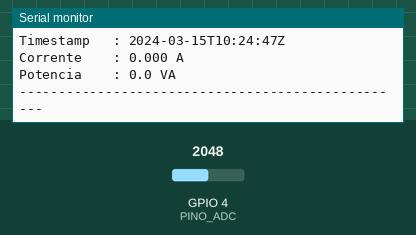
The sketch below on a simulated ESP32. On the bench: the last lines printed to the serial monitor. The test bench sets the inputs (shaded band); at power-on: GPIO 4 (PINO_ADC) = 2048 (analog values on the 0–4095 scale). The local clock reads 2024-03-15 10:24:30 at power-on unless the sketch sets it.

Above: at 18.1 s.
18.2 s: GPIO 4 (PINO_ADC) set to 2866
At 18.47 s:
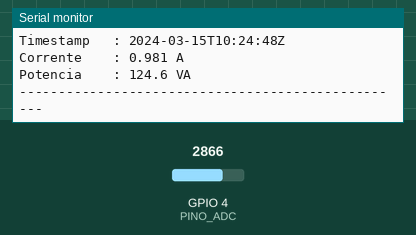
19.7 s: GPIO 4 (PINO_ADC) set to 3603
At 19.82 s:
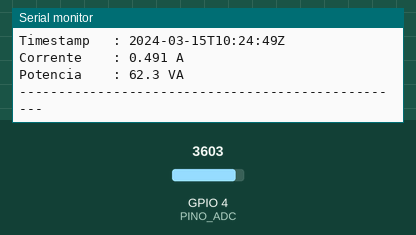
Timing chart, 0 to 22.7 s (numbered marks = the images above; inputs shaded):
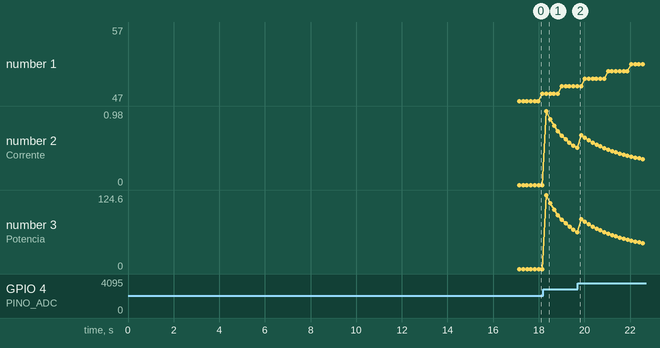

Measured:
- after the input at 18.2 s, the serial monitor: prints a new line after 0.13 s (image 1)
- plotted number 2: 0 → 0.49 after the input at 18.2 s
- plotted number 3: 0 → 62.3 after the input at 18.2 s

The sketch:

monitoramento_energetico.ino
```cpp
#include <Arduino.h>
#include <time.h>


// Identificacao desta unidade (vai pro banco)
const char* EQUIPAMENTO = "Computador - 800w";
const char* LOCALIZACAO = "Residencia - Sala";
const char* UNIDADE     = "A";

// ============================================================
//  CALIBRACAO -- AJUSTE COM CARGA CONHECIDA NA BANCADA
// ============================================================
const float AMPS_POR_VOLT = 30.0;   // SCT-013-030: 1V = 30A
const float TENSAO_REDE   = 127.0;  // 127 ou 220, conforme sua rede
const float LIMIAR_RUIDO  = 0.030;  // abaixo de 30mV RMS = considera zero

float somaCorrente = 0;
int   contadorAmostras = 0;

// ============================================================
//  PARAMETROS
// ============================================================
const int PINO_ADC = 4;         // GPIO 4 = ADC10

const int   NUM_AMOSTRAS_TESTE = 500;   // Amostras por teste
const float VREF               = 3.3;   // Tensao de referencia
const int   ADC_MAX            = 4095;  // 12 bits

// Faixas de aceitacao (o que consideramos "OK")
const int   OFFSET_ESPERADO       = 2048;  // Meio da escala = 1,65V
const int   OFFSET_TOLERANCIA     = 250;   // +/- desse valor
const int   RUIDO_MAXIMO_OK       = 50;    // Variacao aceitavel

// ============================================================
//  ESTRUTURAS
// ============================================================
// Agrupa o resultado da amostragem, incluindo agora o valor RMS
struct AmostragemStats {
  int   minimo;
  int   maximo;
  int   variacao;   // maximo - minimo
  float media;
  float rmsTensao;  // Valor RMS convertido para Volts
};

// ============================================================
//  PROTOTIPOS
// ============================================================
void teste1_offset();
void teste2_ruido();
void teste3_deteccaoSinal();

AmostragemStats amostrarADC(int pino, int numAmostras, int atrasoMicros = 200);
float adcParaTensao(float valorADC);
void  separador(char c);
void imprimirLeitura(float correnteA, float potenciaVA);
String timestampISO8601();

// ============================================================
//  SETUP
// ============================================================
void setup() {
  Serial.begin(115200);
  delay(2000);  // Espera Serial estabilizar

  // Configura ADC pra usar 12 bits e faixa ate 3,3V
  analogReadResolution(12);
  analogSetAttenuation(ADC_11db);

  Serial.println();
  separador('=');
  Serial.println(" TESTE DE VALIDACAO - Circuito de Offset SCT-013");
  separador('=');
  Serial.println();
  Serial.println("Aguardando 3 segundos para estabilizacao...");
  Serial.println("(o capacitor precisa carregar completamente)");
  delay(3000);

  // Executa os 3 testes em sequencia
  teste1_offset();
  teste2_ruido();
  teste3_deteccaoSinal();

  Serial.println();
  separador('=');
  Serial.println(" TESTES CONCLUIDOS");
  separador('=');
  Serial.println("Se todos passaram: circuito OK, pode medir corrente.");
  Serial.println("Se algum falhou: veja a mensagem de diagnostico.");
  Serial.println();
  Serial.println("Reinicie o ESP32 para rodar os testes novamente.");
}

// ============================================================
//  LOOP - Monitoramento limpo com RMS
// ============================================================
void loop() {
    // Coleta um pacote de amostras e calcula o RMS para estabilizar a leitura ao vivo
    AmostragemStats monitor = amostrarADC(PINO_ADC, NUM_AMOSTRAS_TESTE);

    // Converte RMS (Volts) para corrente (Amperes)
    float corrente = monitor.rmsTensao * AMPS_POR_VOLT;
    if (monitor.rmsTensao < LIMIAR_RUIDO) corrente = 0.0;  // descarta ruido de fundo

    somaCorrente += corrente;
    contadorAmostras++;

    float correnteMedia = somaCorrente / contadorAmostras;
    float potencia      = correnteMedia * TENSAO_REDE;   // potencia aparente (VA)

    imprimirLeitura(correnteMedia, potencia);

}

// ============================================================
//  FUNCOES AUXILIARES
// ============================================================

// Converte uma leitura ADC (0-4095) para tensao em Volts
float adcParaTensao(float valorADC) {
  return (valorADC / (float)ADC_MAX) * VREF;
}

void imprimirLeitura(float correnteA, float potenciaVA) {
  String ts = timestampISO8601();

  // Sem NTP sincronizado, mostra tempo desde o boot como referencia
  bool relogioOk = (ts.length() > 0);
  if (!relogioOk) {
    ts = "T+" + String(millis() / 1000) + "s (sem NTP)";
  }

  Serial.println();
  separador('-');
  Serial.printf("Equipamento : %s\n",      EQUIPAMENTO);
  Serial.printf("Timestamp   : %s\n",      ts.c_str());
  Serial.printf("Corrente    : %.3f A\n",  correnteA);
  Serial.printf("Potencia    : %.1f VA\n", potenciaVA);
  separador('-');
  Serial.println();
}

// Le N amostras do pino aplicando o calculo RMS para isolar o sinal AC
AmostragemStats amostrarADC(int pino, int numAmostras, int atrasoMicros) {
  int   minimo = ADC_MAX;
  int   maximo = 0;
  double soma = 0;
  double somaQuadrados = 0;

  for (int i = 0; i < numAmostras; i++) {
    int leitura = analogRead(pino);
    if (leitura < minimo) minimo = leitura;
    if (leitura > maximo) maximo = leitura;

    soma += leitura;
    somaQuadrados += ((double)leitura * leitura); // Necessario para o calculo RMS

    delayMicroseconds(atrasoMicros);
  }

  double media = soma / numAmostras;
  double mediaQuadrados = somaQuadrados / numAmostras;

  // Formula da variancia: remove o Offset DC matematicamente
  double variancia = mediaQuadrados - (media * media);
  if (variancia < 0) variancia = 0;

  double rmsADC = sqrt(variancia);

  AmostragemStats stats;
  stats.minimo    = minimo;
  stats.maximo    = maximo;
  stats.variacao  = maximo - minimo;
  stats.media     = media;
  stats.rmsTensao = adcParaTensao(rmsADC); // Converte o RMS do ADC para Volts

  return stats;
}

// Imprime uma linha separadora de 50 caracteres
void separador(char c) {
  for (int i = 0; i < 50; i++) Serial.print(c);
  Serial.println();
}


// ============================================================
//  TESTE 1 - OFFSET DC
// ============================================================
void teste1_offset() {
  separador('-');
  Serial.println(" TESTE 1: OFFSET DC");
  separador('-');
  Serial.println("Medindo o ponto medio do divisor de tensao...");
  Serial.println();

  AmostragemStats stats = amostrarADC(PINO_ADC, NUM_AMOSTRAS_TESTE);
  float diferenca = stats.media - OFFSET_ESPERADO;

  Serial.printf("Offset medido: %.1f (%.3fV)\n", stats.media, adcParaTensao(stats.media));
  Serial.printf("Offset esperado: %d (%.3fV)\n", OFFSET_ESPERADO, adcParaTensao(OFFSET_ESPERADO));
  Serial.printf("Diferenca: %.1f unidades ADC\n", diferenca);
  Serial.println();

  // Diagnostico
  if (abs(diferenca) <= OFFSET_TOLERANCIA) {
    Serial.println(">>> RESULTADO: PASSOU");
    Serial.println("    O divisor esta gerando ~1,65V como esperado.");
  } else if (stats.media > OFFSET_ESPERADO + OFFSET_TOLERANCIA) {
    Serial.println(">>> RESULTADO: FALHOU - Offset ALTO demais");
    Serial.println("    POSSIVEIS CAUSAS:");
    Serial.println("    1. Voce alimentou o divisor com 5V em vez de 3,3V");
    Serial.println("    2. R2 (resistor inferior) esta maior que R1");
    Serial.println("    3. Mau contato em R2");
    Serial.println("    ACAO: Verifique se o trilho + esta em 3,3V");
    Serial.println("          e meça R1 e R2 isoladamente com multimetro");
  } else {
    Serial.println(">>> RESULTADO: FALHOU - Offset BAIXO demais");
    Serial.println("    POSSIVEIS CAUSAS:");
    Serial.println("    1. R1 (resistor superior) esta maior que R2");
    Serial.println("    2. Mau contato em R1");
    Serial.println("    3. Capacitor invertido puxando o offset pra baixo");
    Serial.println("    ACAO: Meca cada resistor isoladamente e");
    Serial.println("          verifique polaridade do capacitor");
  }

  Serial.println();
  delay(3000);
}

// ============================================================
//  TESTE 2 - RUIDO
// ============================================================
void teste2_ruido() {
  separador('-');
  Serial.println(" TESTE 2: NIVEL DE RUIDO");
  separador('-');
  Serial.println("Medindo variacao das leituras...");
  Serial.println();

  AmostragemStats stats = amostrarADC(PINO_ADC, NUM_AMOSTRAS_TESTE);
  float variacaoTensaoMV = adcParaTensao(stats.variacao) * 1000;

  Serial.printf("Minimo lido: %d\n", stats.minimo);
  Serial.printf("Maximo lido: %d\n", stats.maximo);
  Serial.printf("Variacao (pico-a-pico): %d unidades (%.1f mV)\n", stats.variacao, variacaoTensaoMV);
  Serial.println();

  // Diagnostico
  if (stats.variacao <= RUIDO_MAXIMO_OK) {
    Serial.println(">>> RESULTADO: PASSOU");
    Serial.println("    Ruido esta em nivel aceitavel.");
    Serial.println("    O capacitor esta filtrando bem.");
  } else if (stats.variacao <= 200) {
    Serial.println(">>> RESULTADO: ALERTA - Ruido moderado");
    Serial.println("    O circuito funciona mas nao esta ideal.");
    Serial.println("    POSSIVEIS CAUSAS:");
    Serial.println("    1. Capacitor com valor menor que 10uF");
    Serial.println("    2. Interferencia eletromagnetica proxima");
    Serial.println("    3. Fonte USB do ESP32 muito ruidosa");
    Serial.println("    ACAO: teste em outro cabo/porta USB.");
  } else {
    Serial.println(">>> RESULTADO: FALHOU - Ruido excessivo");
    Serial.println("    O sinal esta muito instavel para medir.");
    Serial.println("    POSSIVEIS CAUSAS:");
    Serial.println("    1. Capacitor NAO conectado ou invertido");
    Serial.println("    2. Capacitor com defeito");
    Serial.println("    3. Fio muito longo entre divisor e ADC");
    Serial.println("    ACAO: verifique a polaridade do capacitor");
    Serial.println("          (perna longa = positivo, no ponto medio)");
  }

  Serial.println();
  delay(1000);
}

// ============================================================
//  TESTE 3 - DETECCAO DE SINAL AC
// ============================================================
void teste3_deteccaoSinal() {
  separador('-');
  Serial.println(" TESTE 3: DETECCAO DE SINAL DO SENSOR (COM RMS)");
  separador('-');
  Serial.println("Este teste mostra se o sensor esta captando algo.");
  Serial.println();
  Serial.println("VOCE VAI VER 10 MEDICOES:");
  Serial.println("  - Sem carga no fio pinçado: valor RMS baixo");
  Serial.println("  - Com carga: valor RMS aumenta proporcionalmente");
  Serial.println();
  Serial.println("Medicao | Variacao | Sinal AC (RMS)");
  Serial.println("--------+----------+----------------");

  for (int m = 0; m < 10; m++) {
    AmostragemStats stats = amostrarADC(PINO_ADC, NUM_AMOSTRAS_TESTE);
    float rmsMV = stats.rmsTensao * 1000; // Converte para mV para exibicao

    Serial.printf("   %d    |   %d    |   %.1f mV\n",
                  m + 1, stats.variacao, rmsMV);

    delay(500);
  }

  Serial.println();
  Serial.println(">>> COMO INTERPRETAR:");
  Serial.println("    - RMS < 30 mV: sem sinal significativo (ou sem corrente)");
  Serial.println("    - RMS 30-150 mV: corrente baixa");
  Serial.println("    - RMS > 150 mV: corrente moderada/alta");
  Serial.println();
  delay(1000);
}

// Retorna ISO 8601 em UTC, ou string vazia se o relogio nao sincronizou
String timestampISO8601() {
  struct tm t;
  // timeout 0 = so consulta o relogio e retorna. Sem isso, o default de 5s
  // travaria o loop a cada chamada enquanto o NTP nao estiver sincronizado.
  if (!getLocalTime(&t, 0)) return "";

  char buffer[32];
  strftime(buffer, sizeof(buffer), "%Y-%m-%dT%H:%M:%SZ", &t);
  return String(buffer);
}
```
